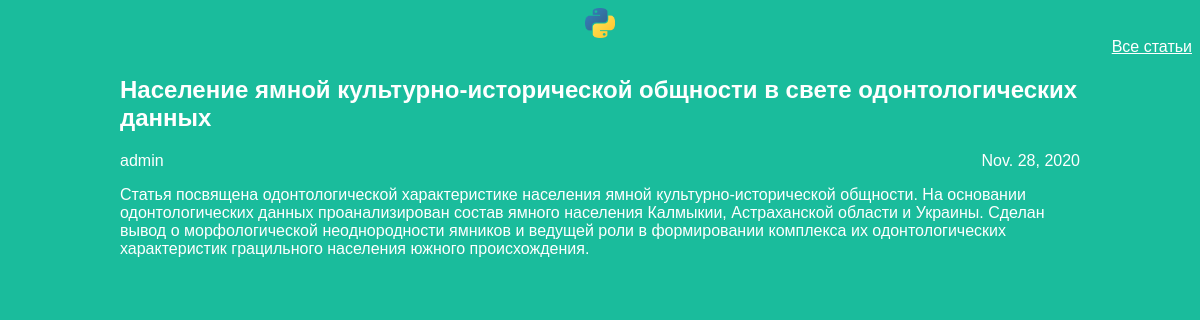
The app's page /article/1/ with its own data.
### articles/models.py (models this page shows, shortened)
class Article(models.Model):
    title = models.CharField(max_length=200)
    author = models.ForeignKey(User, on_delete=models.CASCADE)
    text = models.TextField()
    created_date = models.DateField(auto_now_add=True)

### articles/views.py (the view)
# urls.py: re_path(r'^article/(?P<article_id>\d+)/$', views.get_article, name='get_article'),
def get_article(request, article_id):
    try:
        post = Article.objects.get(id=article_id)
        return render(request, 'article.html', {'post': post})
    except Article.DoesNotExist:
        print('error')
        raise Http404

### articles/templates/article.html (shortened to what this page needs)
<head>
    <link rel="stylesheet" href="{{ STATIC_URL }}/static/css/article.css">
</head>
<body>
    <div class="header">
        <img src="{{ STATIC_URL }}/static/img/logo.png">
        <div class="all_posts"><a href="/">Все статьи</a></div>
    </div>
    <div class="archive">
        <div class="one-post">
            <h2 class="post-title">{{ post.title }}</h2>
            <div class="article-info">
                <div class="article-author">{{ post.author.username}}</div>
                <div class="article-created-date">{{ post.created_date}}</div>
            </div>
            <p class="article-text">{{ post.text }}</p>
        </div>
    </div>
</body>

### articles/static/css/article.css (style rules this page uses)
body { background: #1abc9c; font-family: Tahoma, Arial, sans-serif; color: #ffffff; }
.header img { display: block; width: 30px; height: 30px; margin-left: auto; margin-right: auto; }
.archive { width: 960px; margin-left: auto; margin-right: auto; }
.article-author { width: 50%; float: left; }
.article-created-date { text-align: right; }
.all_posts a { color: #ffffff; }
.all_posts { text-align: right; }

### records on screen
Article: title "Население ямной культурно-исторической общности в свете одонтологических данных", author.username "admin", created_date "Nov. 28, 2020", text "Статья посвящена одонтологической характеристике населения ямной культурно-исторической общности. На основании одонтологических данных проанализирован состав ямного населения Калмыкии, Астраханской области и Украины. Сделан вывод о морфологической неоднородности ямников и ведущей роли в формировании комплекса их одонтологических характеристик грацильного населения южного происхождения."
